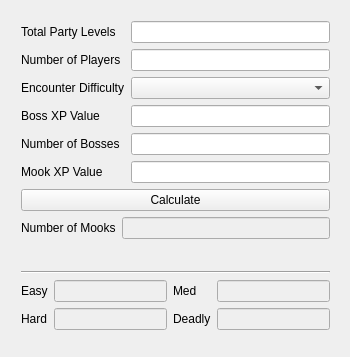
<?xml version="1.0" encoding="UTF-8"?>
<ui version="4.0">
 <class>MainWindow</class>
 <widget class="QMainWindow" name="MainWindow">
  <property name="geometry">
   <rect>
    <x>0</x>
    <y>0</y>
    <width>350</width>
    <height>357</height>
   </rect>
  </property>
  <property name="windowTitle">
   <string>CR Calculator</string>
  </property>
  <widget class="QWidget" name="centralWidget">
   <widget class="QWidget" name="verticalLayoutWidget">
    <property name="geometry">
     <rect>
      <x>10</x>
      <y>10</y>
      <width>331</width>
      <height>331</height>
     </rect>
    </property>
    <layout class="QVBoxLayout" name="verticalLayout">
     <item>
      <layout class="QFormLayout" name="formLayout">
       <item row="0" column="0">
        <widget class="QLabel" name="label">
         <property name="text">
          <string>Total Party Levels</string>
         </property>
        </widget>
       </item>
       <item row="0" column="1">
        <widget class="QLineEdit" name="lePartyLevels"/>
       </item>
       <item row="1" column="0">
        <widget class="QLabel" name="label_2">
         <property name="text">
          <string>Number of Players</string>
         </property>
        </widget>
       </item>
       <item row="1" column="1">
        <widget class="QLineEdit" name="leNumPlayers"/>
       </item>
       <item row="2" column="0">
        <widget class="QLabel" name="label_3">
         <property name="text">
          <string>Encounter Difficulty</string>
         </property>
        </widget>
       </item>
       <item row="2" column="1">
        <widget class="QComboBox" name="comboBox"/>
       </item>
       <item row="3" column="0">
        <widget class="QLabel" name="label_4">
         <property name="text">
          <string>Boss XP Value</string>
         </property>
        </widget>
       </item>
       <item row="3" column="1">
        <widget class="QLineEdit" name="leBossXp"/>
       </item>
       <item row="4" column="0">
        <widget class="QLabel" name="label_7">
         <property name="text">
          <string>Number of Bosses</string>
         </property>
        </widget>
       </item>
       <item row="4" column="1">
        <widget class="QLineEdit" name="leNumBosses"/>
       </item>
       <item row="5" column="0">
        <widget class="QLabel" name="label_5">
         <property name="text">
          <string>Mook XP Value</string>
         </property>
        </widget>
       </item>
       <item row="5" column="1">
        <widget class="QLineEdit" name="leMookXp"/>
       </item>
      </layout>
     </item>
     <item>
      <widget class="QPushButton" name="but_calc">
       <property name="text">
        <string>Calculate</string>
       </property>
      </widget>
     </item>
     <item>
      <layout class="QFormLayout" name="formLayout_2">
       <item row="0" column="0">
        <widget class="QLabel" name="label_6">
         <property name="text">
          <string>Number of Mooks</string>
         </property>
        </widget>
       </item>
       <item row="0" column="1">
        <widget class="QLineEdit" name="numMooks">
         <property name="enabled">
          <bool>false</bool>
         </property>
        </widget>
       </item>
      </layout>
     </item>
     <item>
      <widget class="Line" name="line">
       <property name="orientation">
        <enum>Qt::Horizontal</enum>
       </property>
      </widget>
     </item>
     <item>
      <layout class="QGridLayout" name="gridLayout">
       <item row="0" column="3">
        <widget class="QLineEdit" name="leMed">
         <property name="enabled">
          <bool>false</bool>
         </property>
        </widget>
       </item>
       <item row="0" column="2">
        <widget class="QLabel" name="label_9">
         <property name="text">
          <string>Med</string>
         </property>
        </widget>
       </item>
       <item row="0" column="0">
        <widget class="QLabel" name="label_8">
         <property name="text">
          <string>Easy</string>
         </property>
        </widget>
       </item>
       <item row="0" column="1">
        <widget class="QLineEdit" name="leEasy">
         <property name="enabled">
          <bool>false</bool>
         </property>
        </widget>
       </item>
       <item row="1" column="0">
        <widget class="QLabel" name="label_10">
         <property name="text">
          <string>Hard</string>
         </property>
        </widget>
       </item>
       <item row="1" column="1">
        <widget class="QLineEdit" name="leHard">
         <property name="enabled">
          <bool>false</bool>
         </property>
        </widget>
       </item>
       <item row="1" column="2">
        <widget class="QLabel" name="label_11">
         <property name="text">
          <string>Deadly</string>
         </property>
        </widget>
       </item>
       <item row="1" column="3">
        <widget class="QLineEdit" name="leDeadly">
         <property name="enabled">
          <bool>false</bool>
         </property>
        </widget>
       </item>
      </layout>
     </item>
    </layout>
   </widget>
  </widget>
 </widget>
 <layoutdefault spacing="6" margin="11"/>
 <resources/>
 <connections/>
</ui>
